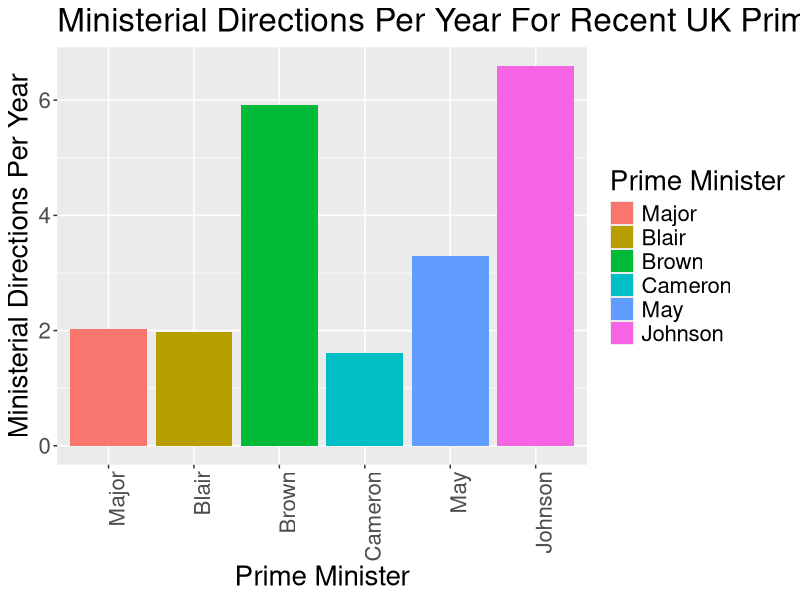

R code for this plot:
#https://www.instituteforgovernment.org.uk/charts/ministerial-directions-department-over-time

library(lubridate)
library(dplyr)
library(ggplot2)
pm = read.csv('directions.csv',strip.white = T, check.names = F)
pm$Start=dmy(pm$Start)
pm$End=dmy(pm$End)

pm$Duration=as.numeric(pm$End-pm$Start)
pm$DirectionsPerYear = 365*pm$`Number of ministerial directions`/pm$Duration

pm$`Prime Minister` = factor(pm$`Prime Minister`, levels = pm$`Prime Minister`)
gg=ggplot(data=pm)
ggbar=geom_col(mapping=aes(x=`Prime Minister`, y=DirectionsPerYear, fill=`Prime Minister`))

gglabelsx = xlab('Prime Minister')
gglabelsy = ylab('Ministerial Directions Per Year')
ggtitles = ggtitle('Ministerial Directions Per Year For Recent UK Prime Ministers')
ggt = theme(text = element_text(size=20), axis.text.x = element_text(angle=90, hjust=1)) 

gg+ggbar+gglabelsx+gglabelsy+ggtitles+ggt

